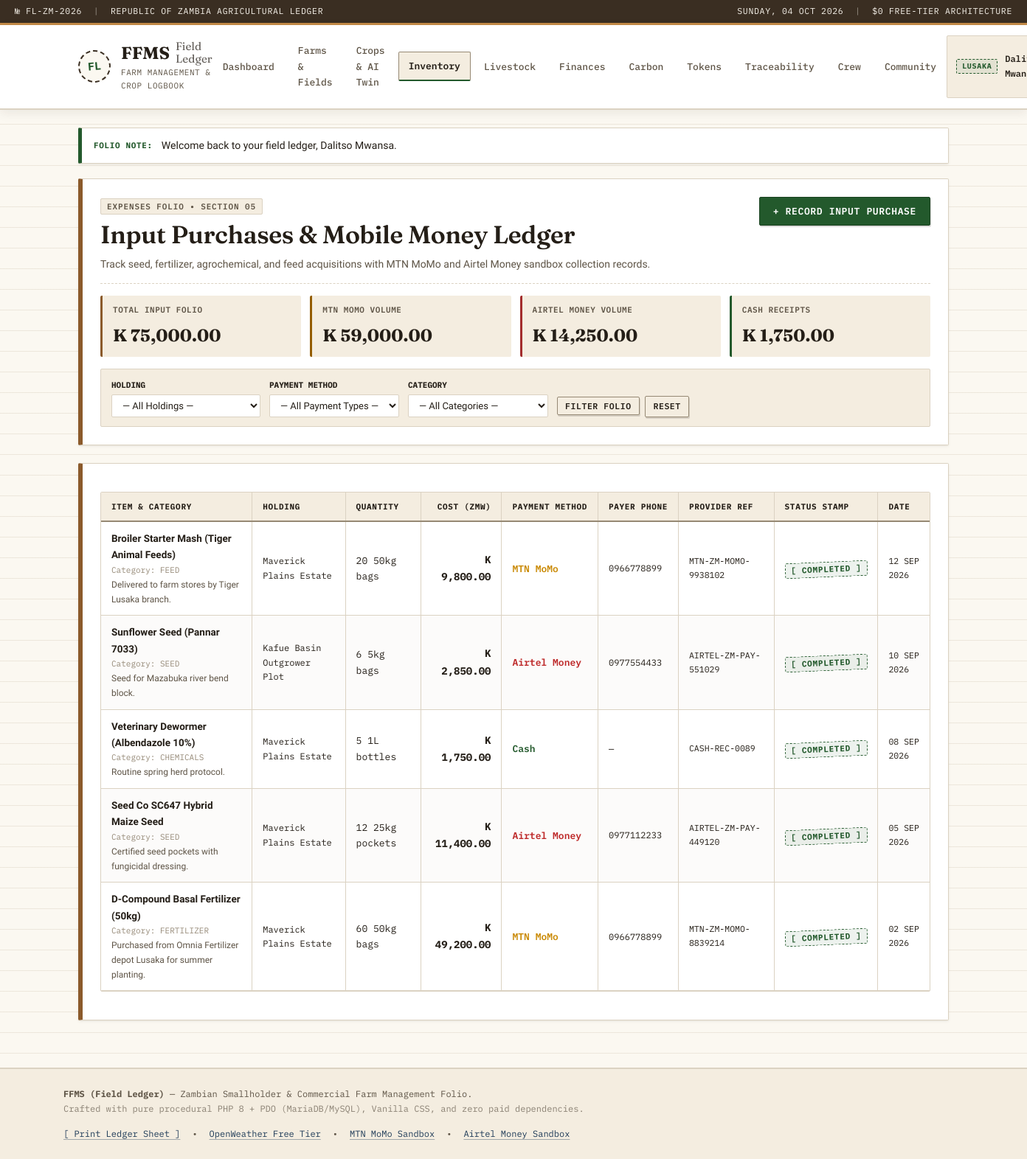
The app's page /ffms/inputs.php (signed in) with its own data.
### tables this page shows
CREATE TABLE IF NOT EXISTS `input_purchases` (
    `id` INT AUTO_INCREMENT PRIMARY KEY,
    `farm_id` INT NOT NULL,
    `item_name` VARCHAR(150) NOT NULL,
    `category` ENUM('fertilizer', 'seed', 'chemicals', 'feed', 'equipment', 'fuel', 'labor', 'other') NOT NULL DEFAULT 'other',
    `quantity` DECIMAL(10,2) NOT NULL DEFAULT 1.00,
    `unit` VARCHAR(50) NOT NULL DEFAULT 'units',
    `cost_zmw` DECIMAL(12,2) NOT NULL DEFAULT 0.00,
    `purchase_date` DATE NOT NULL,
    `payment_method` ENUM('cash', 'mtn_momo', 'airtel_money') NOT NULL DEFAULT 'cash',
    `phone_number` VARCHAR(30) NULL,
    `payment_status` ENUM('pending', 'completed', 'failed') NOT NULL DEFAULT 'completed',
    `provider_ref` VARCHAR(120) NULL,
    `provider_response` TEXT NULL,
    `notes` TEXT NULL,
    `created_at` TIMESTAMP DEFAULT CURRENT_TIMESTAMP,
    CONSTRAINT `fk_inputs_farm` FOREIGN KEY (`farm_id`) REFERENCES `farms`(`id`) ON DELETE CASCADE
);

CREATE TABLE IF NOT EXISTS `farms` (
    `id` INT AUTO_INCREMENT PRIMARY KEY,
    `user_id` INT NOT NULL,
    `farm_name` VARCHAR(150) NOT NULL,
    `location` VARCHAR(150) NOT NULL,
    `weather_city` VARCHAR(100) NULL,
    `size_hectares` DECIMAL(10,2) NOT NULL DEFAULT 0.00,
    `farm_type` ENUM('crop', 'livestock', 'mixed') NOT NULL DEFAULT 'mixed',
    `notes` TEXT NULL,
    `created_at` TIMESTAMP DEFAULT CURRENT_TIMESTAMP,
    CONSTRAINT `fk_farms_user` FOREIGN KEY (`user_id`) REFERENCES `users`(`id`) ON DELETE CASCADE
);

### ffms/inputs.php (the view, shortened to what this page needs)
<?php
require_once __DIR__ . '/includes/auth.php';
require_once __DIR__ . '/includes/helpers.php';
$user = current_user();
$user_id = $user['id'];
$stmt_f = $pdo->prepare('SELECT id, farm_name FROM farms WHERE user_id = ? ORDER BY farm_name ASC');
$stmt_f->execute([$user_id]);
$user_farms = $stmt_f->fetchAll();
$farm_ids = array_column($user_farms, 'id');
$inputs = [];
$total_spent = 0.0;
$momo_spent = 0.0;
$airtel_spent = 0.0;
$cash_spent = 0.0;
if (!empty($farm_ids)) {
    $where = ['f.user_id = ?'];
    $params = [$user_id];
    $sql = '
        SELECT i.*, f.farm_name
        FROM input_purchases i
        JOIN farms f ON i.farm_id = f.id
        WHERE ' . implode(' AND ', $where) . '
        ORDER BY i.purchase_date DESC, i.id DESC
    ';
    $stmt = $pdo->prepare($sql);
    $stmt->execute($params);
    $inputs = $stmt->fetchAll();
    foreach ($inputs as $inp) {
        $cost = (float)$inp['cost_zmw'];
        if ($inp['payment_status'] === 'completed') {
            $total_spent += $cost;
            if ($inp['payment_method'] === 'mtn_momo') {
                $momo_spent += $cost;
            } elseif ($inp['payment_method'] === 'airtel_money') {
                $airtel_spent += $cost;
            } elseif ($inp['payment_method'] === 'cash') {
                $cash_spent += $cost;
            }
        }
    }
}
include __DIR__ . '/includes/header.php';
?>
<div class="ledger-wrapper">
    <div class="ledger-card border-ochre">
        <div class="card-header-ruled">
            <div>
                <span class="folio-tag">EXPENSES FOLIO &bull; SECTION 05</span>
                <h1 style="margin-top: 6px;">Input Purchases &amp; Mobile Money Ledger</h1>
                <p style="color: var(--ink-muted); margin-bottom: 0; font-size: 14px;">
                    Track seed, fertilizer, agrochemical, and feed acquisitions with MTN MoMo and Airtel Money sandbox collection records.
                </p>
            </div>
            <div style="display: flex; gap: 8px; align-items: center;">
                <a href="input_add.php" class="ledger-btn ledger-btn-primary">+ Record Input Purchase</a>
            </div>
        </div>
        <div style="display: grid; grid-template-columns: repeat(auto-fit, minmax(180px, 1fr)); gap: 12px; margin: 16px 0;">
            <div style="background: var(--paper-subtle); border-left: 3px solid var(--stamp-ochre); padding: 10px 14px; border-radius: 2px;">
                <div class="kpi-label">Total Input Folio</div>
                <div style="font-family: var(--font-heading); font-size: 1.45rem; font-weight: 700;"><?php echo format_zmw($total_spent); ?></div>
            </div>
            <div style="background: var(--paper-subtle); border-left: 3px solid var(--stamp-amber); padding: 10px 14px; border-radius: 2px;">
                <div class="kpi-label">MTN MoMo Volume</div>
                <div style="font-family: var(--font-heading); font-size: 1.45rem; font-weight: 700;"><?php echo format_zmw($momo_spent); ?></div>
            </div>
            <div style="background: var(--paper-subtle); border-left: 3px solid var(--stamp-red); padding: 10px 14px; border-radius: 2px;">
                <div class="kpi-label">Airtel Money Volume</div>
                <div style="font-family: var(--font-heading); font-size: 1.45rem; font-weight: 700;"><?php echo format_zmw($airtel_spent); ?></div>
            </div>
            <div style="background: var(--paper-subtle); border-left: 3px solid var(--stamp-green); padding: 10px 14px; border-radius: 2px;">
                <div class="kpi-label">Cash Receipts</div>
                <div style="font-family: var(--font-heading); font-size: 1.45rem; font-weight: 700;"><?php echo format_zmw($cash_spent); ?></div>
            </div>
        </div>
        <form method="GET" action="inputs.php" style="display: flex; gap: 12px; flex-wrap: wrap; align-items: flex-end; background: var(--paper-subtle); padding: 12px 14px; border-radius: 2px; border: 1px solid var(--border-rule);">
            <div style="display: flex; flex-direction: column; gap: 4px;">
                <label style="font-family: var(--font-mono); font-size: 11px; font-weight: 700; text-transform: uppercase;">Holding</label>
                <select name="farm_id" class="form-control" style="padding: 6px 10px; font-size: 13px;">
                    <option value="0">&mdash; All Holdings &mdash;</option>
                </select>
            </div>
            <div style="display: flex; flex-direction: column; gap: 4px;">
                <label style="font-family: var(--font-mono); font-size: 11px; font-weight: 700; text-transform: uppercase;">Payment Method</label>
                <select name="method" class="form-control" style="padding: 6px 10px; font-size: 13px;">
                    <option value="">&mdash; All Payment Types &mdash;</option>
                </select>
            </div>
            <div style="display: flex; flex-direction: column; gap: 4px;">
                <label style="font-family: var(--font-mono); font-size: 11px; font-weight: 700; text-transform: uppercase;">Category</label>
                <select name="category" class="form-control" style="padding: 6px 10px; font-size: 13px;">
                    <option value="">&mdash; All Categories &mdash;</option>
                </select>
            </div>
            <div>
                <button type="submit" class="ledger-btn ledger-btn-sm">Filter Folio</button>
                <a href="inputs.php" class="ledger-btn ledger-btn-sm" style="margin-left: 4px;">Reset</a>
            </div>
        </form>
    </div>
    <div class="ledger-card border-ochre">
        <?php if (empty($inputs)): ?>
            <div style="text-align: center; padding: 40px 20px;">
                <span class="stamp-badge stamp-neutral" style="font-size: 13px;">[ NO INPUT PURCHASES LOGGED ]</span>
                <p style="color: var(--ink-muted); margin-top: 14px;">No input purchases found under this filter.</p>
                <a href="input_add.php" class="ledger-btn ledger-btn-primary">+ Record First Input Purchase</a>
            </div>
        <?php else: ?>
            <div class="table-responsive">
                <table class="ledger-table">
                    <thead>
                        <tr>
                            <th>Item &amp; Category</th>
                            <th>Holding</th>
                            <th>Quantity</th>
                            <th class="col-right">Cost (ZMW)</th>
                            <th>Payment Method</th>
                            <th>Payer Phone</th>
                            <th>Provider Ref</th>
                            <th>Status Stamp</th>
                            <th>Date</th>
                        </tr>
                    </thead>
                    <tbody>
                        <?php foreach ($inputs as $inp): ?>
                        <tr>
                            <td>
                                <strong><?php echo sanitize($inp['item_name']); ?></strong>
                                <div style="font-size: 11px; color: var(--ink-faint); font-family: var(--font-mono);">
                                    Category: <?php echo strtoupper(sanitize($inp['category'])); ?>
                                </div>
                                <?php if (!empty($inp['notes'])): ?>
                                <div style="font-size: 12px; color: var(--ink-muted); margin-top: 2px;">
                                    <?php echo sanitize($inp['notes']); ?>
                                </div>
                                <?php endif; ?>
                            </td>
                            <td class="col-mono" style="font-size: 12px;"><?php echo sanitize($inp['farm_name']); ?></td>
                            <td class="col-mono"><?php echo format_qty($inp['quantity']); ?> <?php echo sanitize($inp['unit']); ?></td>
                            <td class="col-mono col-right" style="font-weight: 700; font-size: 14px;">
                                <?php echo format_zmw($inp['cost_zmw']); ?>
                            </td>
                            <td class="col-mono">
                                <?php if ($inp['payment_method'] === 'mtn_momo'): ?>
                                    <span style="color: #c98800; font-weight: 600;">MTN MoMo</span>
                                <?php elseif ($inp['payment_method'] === 'airtel_money'): ?>
                                    <span style="color: #bd2727; font-weight: 600;">Airtel Money</span>
                                <?php else: ?>
                                    <span style="color: var(--stamp-green); font-weight: 600;">Cash</span>
                                <?php endif; ?>
                            </td>
                            <td class="col-mono" style="font-size: 12px;">
                                <?php echo sanitize($inp['phone_number'] ?: '—'); ?>
                            </td>
                            <td class="col-mono" style="font-size: 11.5px;">
                                <span title="<?php echo sanitize($inp['provider_response'] ?? ''); ?>">
                                    <?php echo sanitize($inp['provider_ref'] ?: '—'); ?>
                                </span>
                            </td>
                            <td><?php echo render_stamp_badge($inp['payment_status']); ?></td>
                            <td class="col-mono" style="font-size: 11.5px;"><?php echo format_date_mono($inp['purchase_date']); ?></td>
                        </tr>
                        <?php endforeach; ?>
                    </tbody>
                </table>
            </div>
        <?php endif; ?>
    </div>
</div>
<?php include __DIR__ . '/includes/footer.php'; ?>

### ffms/includes/helpers.php (shortened to what this page needs)
<?php
function sanitize(?string $value): string {
    return htmlspecialchars((string)($value ?? ''), ENT_QUOTES, 'UTF-8');
}
function format_zmw(float|int|string $amount): string {
    $num = (float)$amount;
    return 'K ' . number_format($num, 2, '.', ',');
}
function format_qty(float|int|string $qty, int $decimals = 2): string {
    $num = (float)$qty;
    if (floor($num) == $num && $decimals <= 2) {
        return number_format($num, 0, '.', ',');
    }
    return number_format($num, $decimals, '.', ',');
}
function format_date_mono(?string $date_str): string {
    $time = strtotime($date_str);
    return strtoupper(date('d M Y', $time));
}
function render_stamp_badge(string $status): string {
    $s = strtolower(trim($status));
    $class = 'stamp-neutral';
    $label = strtoupper(str_replace('_', ' ', $s));
    switch ($s) {
        case 'growing':
        case 'healthy':
        case 'completed':
            $class = 'stamp-green';
            break;
    }
    return sprintf(
        '<span class="stamp-badge %s" title="%s">[ %s ]</span>',
        $class,
        sanitize($label),
        sanitize($label)
    );
}
function display_flash(): string {
    $f = $_SESSION['flash'];
    $type_class = match ($f['type']) {
        'green', 'success' => 'flash-green',
        'amber', 'warning' => 'flash-amber',
        'red', 'error'     => 'flash-red',
        default            => 'flash-navy'
    };
    return sprintf(
        '<div class="ledger-flash %s">
            <span class="flash-tag">FOLIO NOTE:</span>
            <span class="flash-text">%s</span>
        </div>',
        $type_class,
        sanitize($f['message'])
    );
}

### records on screen
input_purchases: item_name "Broiler Starter Mash (Tiger Animal Feeds)", category "FEED", notes "Delivered to farm stores by Tiger Lusaka branch.", farm.farm_name "Maverick Plains Estate", quantity "20", unit "50kg bags", cost_zmw "K 9,800.00", payment_method "MTN MoMo", phone_number "0966778899", provider_ref "MTN-ZM-MOMO-9938102", payment_status "COMPLETED", purchase_date "12 SEP 2026"
input_purchases: item_name "Sunflower Seed (Pannar 7033)", category "SEED", notes "Seed for Mazabuka river bend block.", farm.farm_name "Kafue Basin Outgrower Plot", quantity "6", unit "5kg bags", cost_zmw "K 2,850.00", payment_method "Airtel Money", phone_number "0977554433", provider_ref "AIRTEL-ZM-PAY-551029", payment_status "COMPLETED", purchase_date "10 SEP 2026"
input_purchases: item_name "Veterinary Dewormer (Albendazole 10%)", category "CHEMICALS", notes "Routine spring herd protocol.", farm.farm_name "Maverick Plains Estate", quantity "5", unit "1L bottles", cost_zmw "K 1,750.00", payment_method "Cash", phone_number "—", provider_ref "CASH-REC-0089", payment_status "COMPLETED", purchase_date "08 SEP 2026"
input_purchases: item_name "Seed Co SC647 Hybrid Maize Seed", category "SEED", notes "Certified seed pockets with fungicidal dressing.", farm.farm_name "Maverick Plains Estate", quantity "12", unit "25kg pockets", cost_zmw "K 11,400.00", payment_method "Airtel Money", phone_number "0977112233", provider_ref "AIRTEL-ZM-PAY-449120", payment_status "COMPLETED", purchase_date "05 SEP 2026"
input_purchases: item_name "D-Compound Basal Fertilizer (50kg)", category "FERTILIZER", notes "Purchased from Omnia Fertilizer depot Lusaka for summer planting.", farm.farm_name "Maverick Plains Estate", quantity "60", unit "50kg bags", cost_zmw "K 49,200.00", payment_method "MTN MoMo", phone_number "0966778899", provider_ref "MTN-ZM-MOMO-8839214", payment_status "COMPLETED", purchase_date "02 SEP 2026"

### other values on screen
$user['location_district'] "LUSAKA"
$f['message'] "Welcome back to your field ledger, Dalitso Mwansa."
format_zmw($total_spent) "K 75,000.00"
format_zmw($momo_spent) "K 59,000.00"
format_zmw($airtel_spent) "K 14,250.00"
format_zmw($cash_spent) "K 1,750.00"
